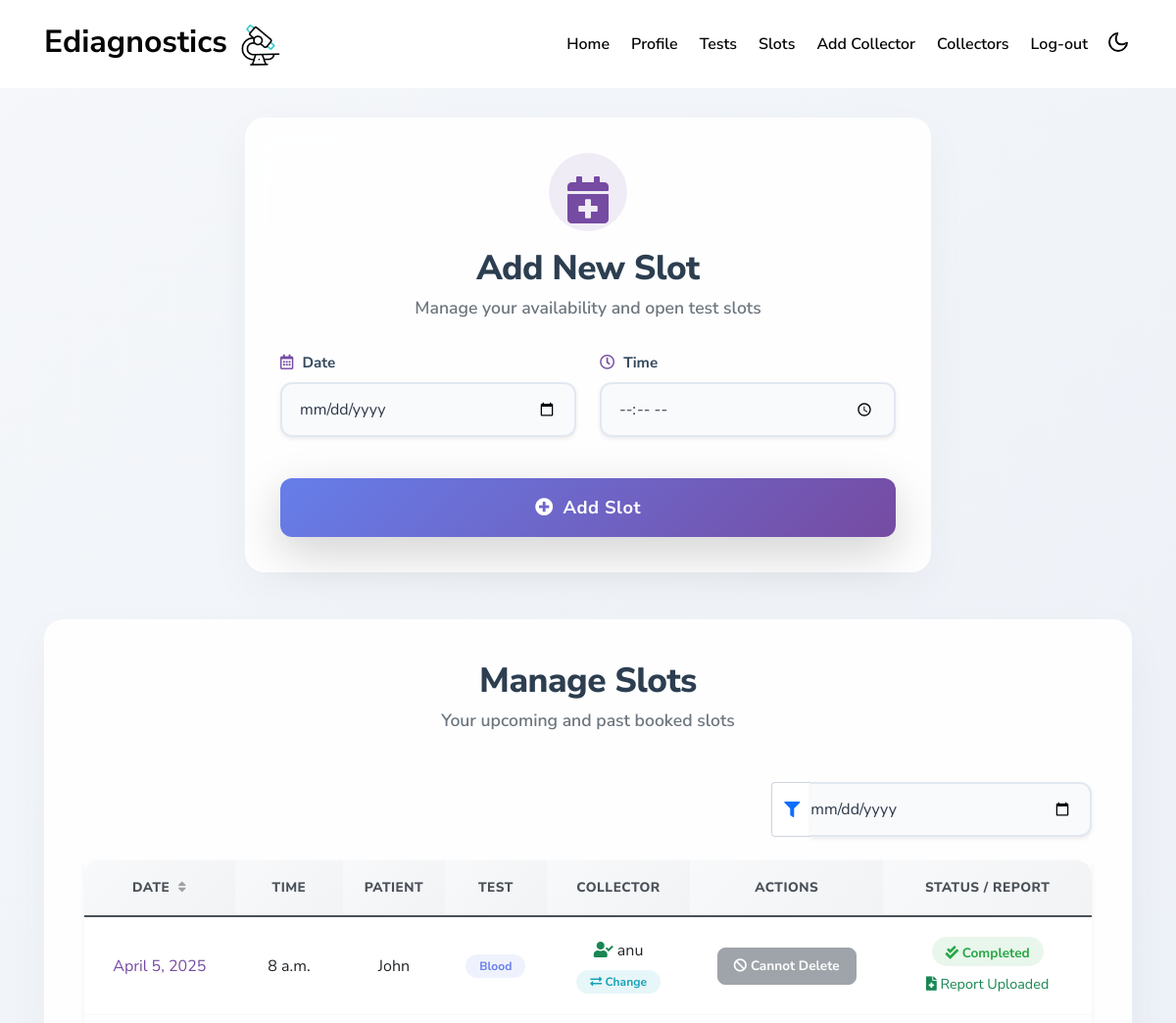
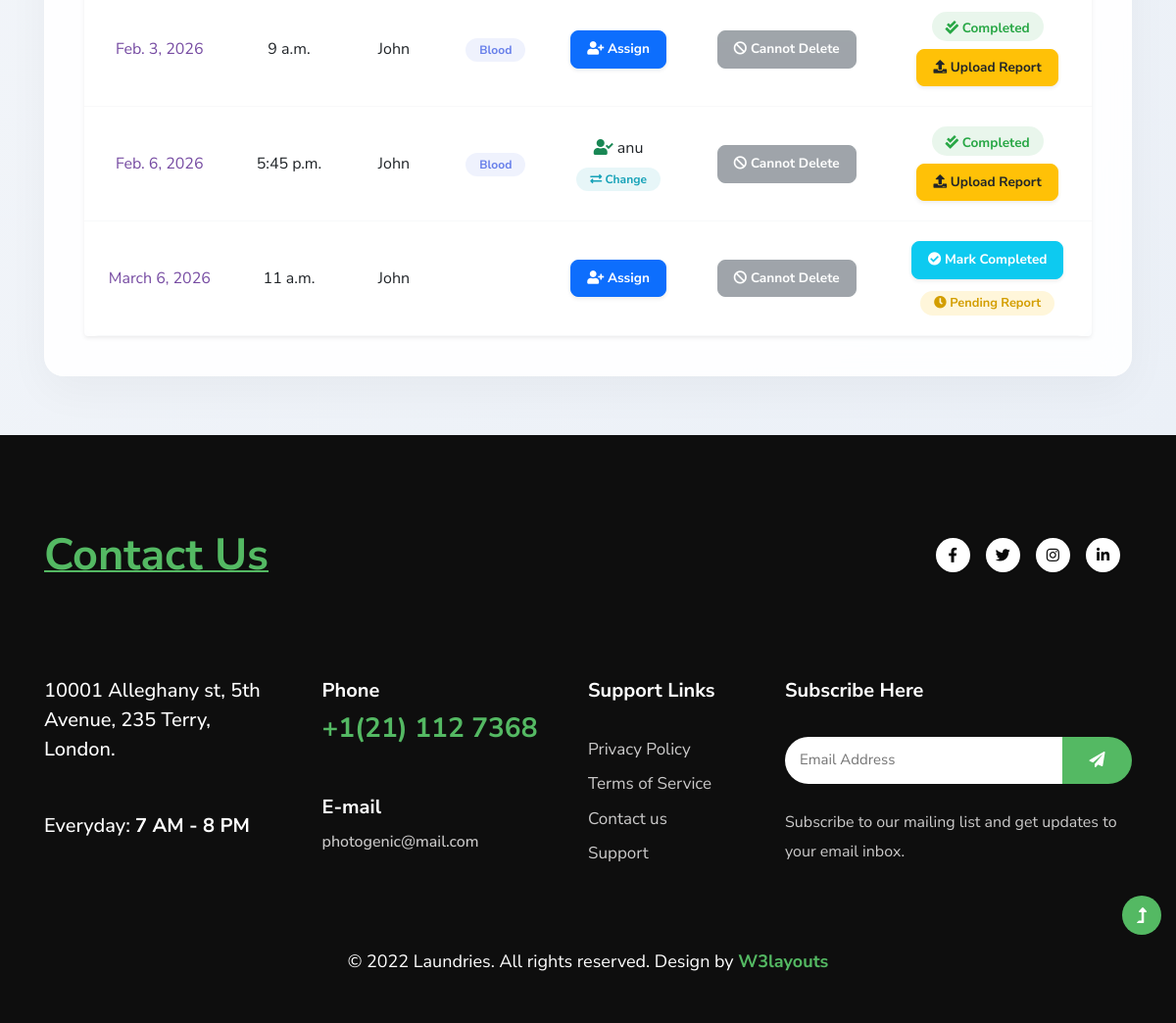
/lab_slots/ (signed in), run on the app's committed database (2 pictures, top to bottom).
### EdiagApp/models.py (models this page shows)
class Slots(models.Model):
    lab = models.ForeignKey(LabReg,on_delete = models.CASCADE)
    date = models.DateField()
    time = models.TimeField()
    user = models.ForeignKey(UserReg,on_delete = models.CASCADE,null = True)
    report = models.FileField(null = True)
    prescription = models.FileField(max_length = 200,null = True)
    testStatus = models.IntegerField(default=0)#value 2 stands for paid, 1 for test completed

class UserReg(models.Model):
    user = models.ForeignKey(Login,on_delete=models.CASCADE,null = True)
    first_name = models.CharField(max_length = 20)
    last_name = models.CharField(max_length = 20)
    contact = models.CharField(max_length = 20)
    email = models.EmailField()
    address = models.CharField(max_length = 50)
    password = models.CharField(max_length=100, null=True)
    health = models.CharField(max_length = 500,null= True)
    status = models.CharField(max_length=50, null=True, default='pending')
    image = models.FileField(null=True)

class Bookings(models.Model):
    slot = models.ForeignKey(Slots,on_delete = models.CASCADE)
    test = models.ForeignKey(Tests,on_delete = models.CASCADE,null = True)
    date = models.DateField(auto_now_add = True)
    user = models.ForeignKey(UserReg,on_delete = models.CASCADE,null = True)
    collector = models.ForeignKey(Collector, on_delete=models.SET_NULL, null=True, blank=True)
    collection_status = models.CharField(max_length=50, default="Pending")

class Tests(models.Model):
    lab = models.ForeignKey(LabReg, on_delete=models.CASCADE)
    test = models.CharField(max_length = 50)
    description = models.CharField(max_length = 50)
    price = models.IntegerField()

class Collector(models.Model):
    lab = models.ForeignKey(LabReg, on_delete=models.CASCADE, null=True)
    name = models.CharField(max_length=50)
    contact = models.CharField(max_length=20)
    email = models.EmailField()
    password = models.CharField(max_length=100, null=True)
    address = models.CharField(max_length=100)
    user = models.ForeignKey(Login, on_delete=models.CASCADE, null=True)
    status = models.CharField(max_length=50, null=True, default='pending')
    image = models.FileField(null=True)

### EdiagApp/views.py (the view, shortened to what this page needs)
# urls.py: path('lab_slots/',views.lab_slots),
def lab_slots(request):
    userid = request.session["uid"]
    lab = LabReg.objects.get(id=userid)
    today = date.today()
    past_unbooked_slots = Slots.objects.filter(
        lab__id=userid,
        date__lt=today,
        user__isnull=True  # Unbooked slots
    )
    past_unbooked_slots.delete()
    slots = Slots.objects.filter(
        Q(lab__id=userid) &
        (Q(date__gte=today) | Q(date__lt=today, user__isnull=False))
    ).order_by("date", "time")
    return render(request, 'lab_slots.html', {"slots": slots})

### template/lab_slots.html (shortened to what this page needs)
{% extends "lab_home.html" %}
{% block content %}
<section class="premium-form-container" style="padding-top: 120px; padding-bottom: 60px; min-height: 100vh;">
    <div class="container">
        <div class="premium-card animate-up mb-5" style="max-width: 700px; margin: 0 auto;">
            <div class="text-center mb-4">
                <div class="icon-wrapper mb-3 text-center d-inline-flex">
                    <i class="fas fa-calendar-plus fa-3x" style="color: #764ba2;"></i>
                </div>
                <h2 class="premium-title mb-0">Add New Slot</h2>
                <p class="premium-subtitle">Manage your availability and open test slots</p>
            </div>
            <form method="post" class="premium-form">
                <div class="row">
                    <div class="col-md-6 mb-4">
                        <label class="premium-label"><i class="far fa-calendar-alt"></i> Date</label>
                        <input type="date" name="date" class="form-control premium-input shadow-sm" required onchange="validateDate(this.value)">
                    </div>
                    <div class="col-md-6 mb-4">
                        <label class="premium-label"><i class="far fa-clock"></i> Time</label>
                        <input type="time" name="time" class="form-control premium-input shadow-sm" required>
                    </div>
                </div>
                <div class="text-center mt-2">
                    <button type="submit" class="premium-button w-100 py-3 shadow-lg" id="subBtn">
                        <i class="fas fa-plus-circle me-1"></i> Add Slot
                    </button>
                </div>
            </form>
        </div>
        <div class="premium-card animate-up" style="max-width: 1200px; margin: 0 auto; padding: 40px;">
            <div class="text-center mb-5">
                <h2 class="premium-title mb-0">Manage Slots</h2>
                <p class="premium-subtitle">Your upcoming and past booked slots</p>
            </div>
            <div class="row mb-4 justify-content-end">
                <div class="col-md-4">
                    <div class="input-group">
                        <span class="input-group-text bg-white border-end-0 text-primary"><i class="fas fa-filter"></i></span>
                        <input type="date" id="filterDateInput" class="form-control premium-input shadow-sm border-start-0" style="border-radius: 0 12px 12px 0; padding-left: 0;" title="Filter by date">
                    </div>
                </div>
            </div>
            <div class="table-responsive rounded shadow-sm">
                <table class="table premium-table text-center align-middle mb-0" id="slotsTable">
                    <thead>
                        <tr>
                            <th id="sortDateBtn" style="cursor: pointer; transition: color 0.2s;" title="Click to sort by Date">
                                Date <i class="fas fa-sort ms-1" style="opacity: 0.5;"></i>
                            </th>
                            <th>Time</th>
                            <th>Patient</th>
                            <th>Test</th>
                            <th>Collector</th>
                            <th>Actions</th>
                            <th>Status / Report</th>
                        </tr>
                    </thead>
                    <tbody id="slotsTbody">
                        {% for d in slots %}
                        <tr>
                            <td class="font-weight-bold" style="color: #764ba2;">{{ d.date }}</td>
                            <td class="font-weight-bold text-dark">{{ d.time }}</td>
                            {% if not d.user %}
                                <td><span class="badge premium-badge-secondary">Unbooked</span></td>
                                <td><span class="text-muted"><i class="fas fa-minus"></i></span></td>
                                <td><span class="text-muted"><i class="fas fa-minus"></i></span></td>
                                <td>
                                    <a href="/lab_delSlot?id={{d.id}}" class="btn btn-sm btn-danger premium-btn-action" title="Delete Slot">
                                        <i class="fas fa-trash-alt"></i> Delete
                                    </a>
                                </td>
                                <td>
                                    <span class="badge premium-badge-light"><i class="fas fa-hourglass-half"></i> Awaiting Booking</span>
                                </td>
                            {% else %}
                                <td class="font-weight-bold text-dark">{{ d.user.first_name }}</td>
                                {% with booking=d.bookings_set.all|first %}
                                <td>
                                    <span class="badge premium-badge-primary">{{ booking.test.test }}</span>
                                </td>
                                <td>
                                    {% if booking.collector %}
                                        <div class="d-flex flex-column align-items-center">
                                            <span class="text-dark font-weight-bold mb-1"><i class="fas fa-user-check text-success"></i> {{ booking.collector.name }}</span>
                                            <a href="/lab_assign_collector?id={{ booking.id }}" class="badge premium-badge-info text-decoration-none mt-1">
                                                <i class="fas fa-exchange-alt"></i> Change
                                            </a>
                                        </div>
                                    {% else %}
                                        <a href="/lab_assign_collector?id={{ booking.id }}" class="btn btn-sm btn-primary premium-btn-action shadow-sm">
                                            <i class="fas fa-user-plus"></i> Assign
                                        </a>
                                    {% endif %}
                                </td>
                                {% endwith %}
                                <td>
                                    <button disabled class="btn btn-sm btn-secondary premium-btn-action opacity-50" title="Cannot delete a booked slot">
                                        <i class="fas fa-ban"></i> Cannot Delete
                                    </button>
                                </td>
                                <td>
                                    {% if d.testStatus == 0 %}
                                        <div class="d-flex flex-column align-items-center gap-2">
                                            <a href="/lab_completed?id={{d.id}}" class="btn btn-sm btn-info premium-btn-action text-white shadow-sm">
                                                <i class="fas fa-check-circle"></i> Mark Completed
                                            </a>
                                            <span class="badge premium-badge-warning mt-1" style="font-size: 0.8rem;"><i class="fas fa-clock"></i> Pending Report</span>
                                        </div>
                                    {% else %}
                                        <div class="d-flex flex-column align-items-center">
                                            <span class="badge premium-badge-success mb-2" style="font-size: 0.85rem;"><i class="fas fa-check-double mt-1"></i> Completed</span>
                                            {% if d.report %}
                                                <span class="text-success font-weight-bold" style="font-size: 0.9rem;"><i class="fas fa-file-medical"></i> Report Uploaded</span>
                                            {% else %}
                                                <a href="/lab_addReport?id={{d.id}}" class="btn btn-sm btn-warning premium-btn-action text-dark font-weight-bold shadow-sm">
                                                    <i class="fas fa-upload"></i> Upload Report
                                                </a>
                                            {% endif %}
                                        </div>
                                    {% endif %}
                                </td>
                            {% endif %}
                        </tr>
                        {% endfor %}
                    </tbody>
                </table>
            </div>
        </div>
    </div>
</section>
{% endblock %}

### static/assets/css/custom-forms.css (style rules this page uses)
:root { --primary-gradient: linear-gradient(135deg, #667eea 0%, #764ba2 100%); --secondary-gradient: linear-gradient(135deg, #6a11cb 0%, #2575fc 100%); --glass-bg: rgba(255, 255, 255, 0.9); --glass-border: rgba(255, 255, 255, 0.2); --input-focus: #764ba2; --text-main: #2d3436; --text-muted: #636e72; }
.premium-form-container { font-family: 'Inter', sans-serif; background: var(--primary-gradient); min-height: 100vh; display: flex; align-items: center; justify-content: center; padding: 40px 20px; }
.premium-card { background: var(--glass-bg); backdrop-filter: blur(10px); border: 1px solid var(--glass-border); border-radius: 20px; box-shadow: 0 15px 35px rgba(0, 0, 0, 0.2); width: 100%; max-width: 800px; padding: 40px; transition: transform 0.3s ease; }
.premium-title { font-weight: 700; color: var(--text-main); margin-bottom: 10px; text-align: center; letter-spacing: -0.5px; }
.premium-subtitle { color: var(--text-muted); text-align: center; margin-bottom: 30px; font-size: 0.95rem; }
.premium-label { display: block; font-weight: 600; color: var(--text-main); margin-bottom: 8px; font-size: 0.9rem; }
.premium-input { width: 100%; padding: 12px 16px; border: 2px solid #e0e0e0; border-radius: 12px; font-size: 1rem; transition: all 0.3s ease; background: #fdfdfd; }
.premium-button { background: var(--secondary-gradient); color: #fff; border: none; padding: 14px 30px; border-radius: 12px; font-weight: 600; font-size: 1.1rem; width: 100%; cursor: pointer; transition: all 0.3s ease; box-shadow: 0 5px 15px rgba(37, 117, 252, 0.3); margin-top: 10px; }
.animate-up { animation: fadeInUp 0.6s ease forwards; }

### template/lab_slots.html (style rules this page uses)
.premium-form-container { background: linear-gradient(135deg, #f5f7fa 0%, #ebf0f7 100%); font-family: 'Nunito Sans', sans-serif; }
.premium-card { background: rgba(255, 255, 255, 0.9); backdrop-filter: blur(15px); border-radius: 20px; padding: 35px; box-shadow: 0 15px 45px rgba(0, 0, 0, 0.04); border: 1px solid rgba(255, 255, 255, 0.7); }
.animate-up { animation: slideUp 0.6s cubic-bezier(0.165, 0.84, 0.44, 1) forwards; }
.icon-wrapper { align-items: center; justify-content: center; width: 80px; height: 80px; border-radius: 50%; background: rgba(118, 75, 162, 0.1); padding-top: 15px; }
.premium-title { font-size: 2.2rem; font-weight: 800; color: #2c3e50; letter-spacing: -0.5px; }
.premium-subtitle { color: #6c757d; font-size: 1.1rem; margin-top: 5px; font-weight: 600; }
.premium-label { font-weight: 700; color: #34495e; margin-bottom: 8px; font-size: 0.95rem; }
.premium-label i { color: #764ba2; margin-right: 5px; }
.premium-input { border-radius: 12px; padding: 14px 18px; border: 2px solid #e2e8f0; background-color: #f8fafc; transition: all 0.3s ease; font-size: 1rem; color: #2d3748; }
.premium-button { background: linear-gradient(135deg, #667eea 0%, #764ba2 100%); color: white; border: none; padding: 14px 28px; border-radius: 12px; font-size: 1.15rem; font-weight: 700; letter-spacing: 0.5px; transition: all 0.3s ease; box-shadow: 0 5px 15px rgba(118, 75, 162, 0.25); }
.premium-table { background: white; border-radius: 15px; overflow: hidden; }
.premium-table thead th { background: linear-gradient(135deg, #f8f9fa 0%, #f1f3f5 100%); color: #495057; font-weight: 800; text-transform: uppercase; font-size: 0.85rem; letter-spacing: 0.5px; border-bottom: 2px solid #e9ecef; padding: 18px 15px; }
.premium-table tbody td { padding: 20px 15px; border-bottom: 1px solid #f8f9fa; vertical-align: middle; color: #495057; }
.premium-table tbody tr { transition: all 0.2s ease; }
.premium-badge-primary { background: rgba(102, 126, 234, 0.1); color: #667eea; padding: 6px 14px; border-radius: 20px; font-weight: 700; }
.premium-badge-success { background: rgba(40, 167, 69, 0.1); color: #28a745; padding: 6px 14px; border-radius: 20px; font-weight: 700; }
.premium-badge-warning { background: rgba(255, 193, 7, 0.15); color: #d39e00; padding: 6px 14px; border-radius: 20px; font-weight: 700; }
.premium-badge-info { background: rgba(23, 162, 184, 0.1); color: #17a2b8; padding: 6px 14px; border-radius: 20px; font-weight: 700; }
.premium-btn-action { border-radius: 8px; padding: 8px 16px; font-weight: 700; font-size: 0.85rem; transition: all 0.2s cubic-bezier(0.165, 0.84, 0.44, 1); }

### data on the page
Slots: date "April 5, 2025", time "8 a.m.", user.first_name "John", bookings_set.test.test "Blood", bookings_set.collector.name "anu", testStatus "Completed"
Slots: date "Feb. 3, 2026", time "9 a.m.", user.first_name "John", bookings_set.test.test "Blood"
Slots: date "Feb. 6, 2026", time "5:45 p.m.", user.first_name "John", bookings_set.test.test "Blood", bookings_set.collector.name "anu"
Slots: date "March 6, 2026", time "11 a.m.", user.first_name "John"
